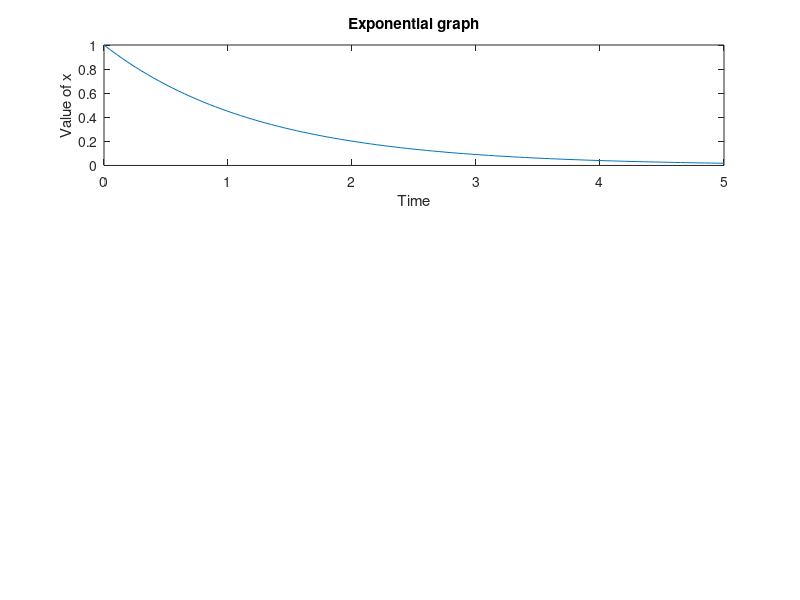
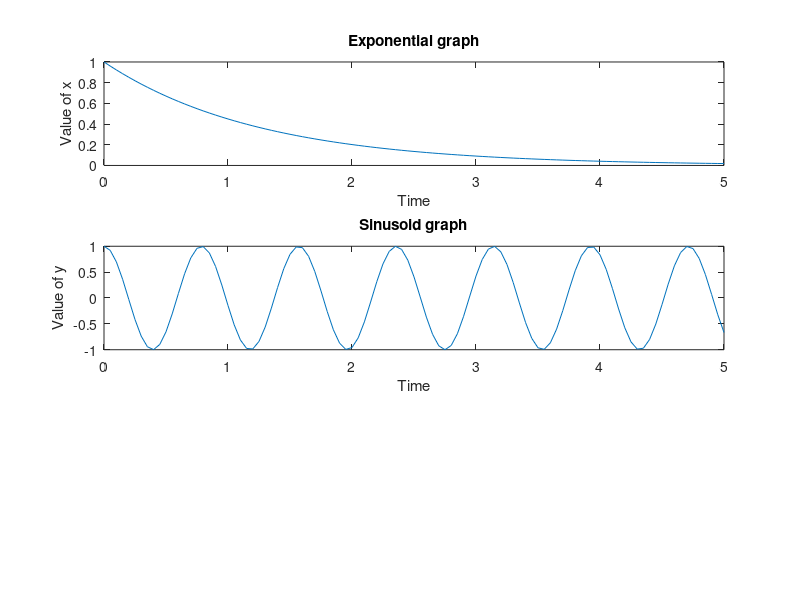
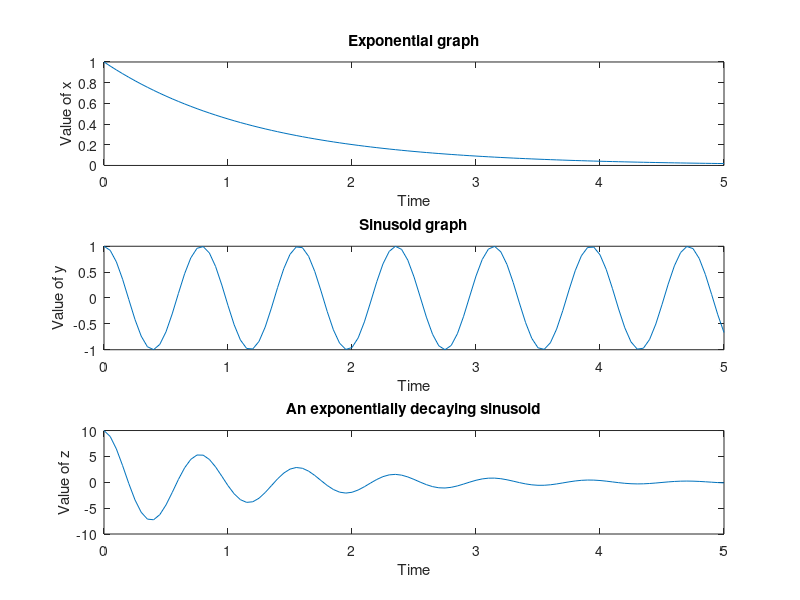

These figures' MATLAB source, in order:
clear;
clc;
t = 0:0.05:5;
x = exp(-0.8*t);
y = cos(8*t);
z = 10.*x.*y;

subplot(3,1,1), plot(t,x);
title('Exponential graph');
xlabel('Time');
ylabel('Value of x');
savefig('Exercise_07_Figure_01.fig');

subplot(3,1,2), plot(t,y);
title('Sinusoid graph');
xlabel('Time');
ylabel('Value of y');
savefig('Exercise_07_Figure_02.fig');

subplot(3,1,3), plot(t,z);
title('An exponentially decaying sinusoid');
xlabel('Time');
ylabel('Value of z');
savefig('Exercise_07_Figure_03.fig');

